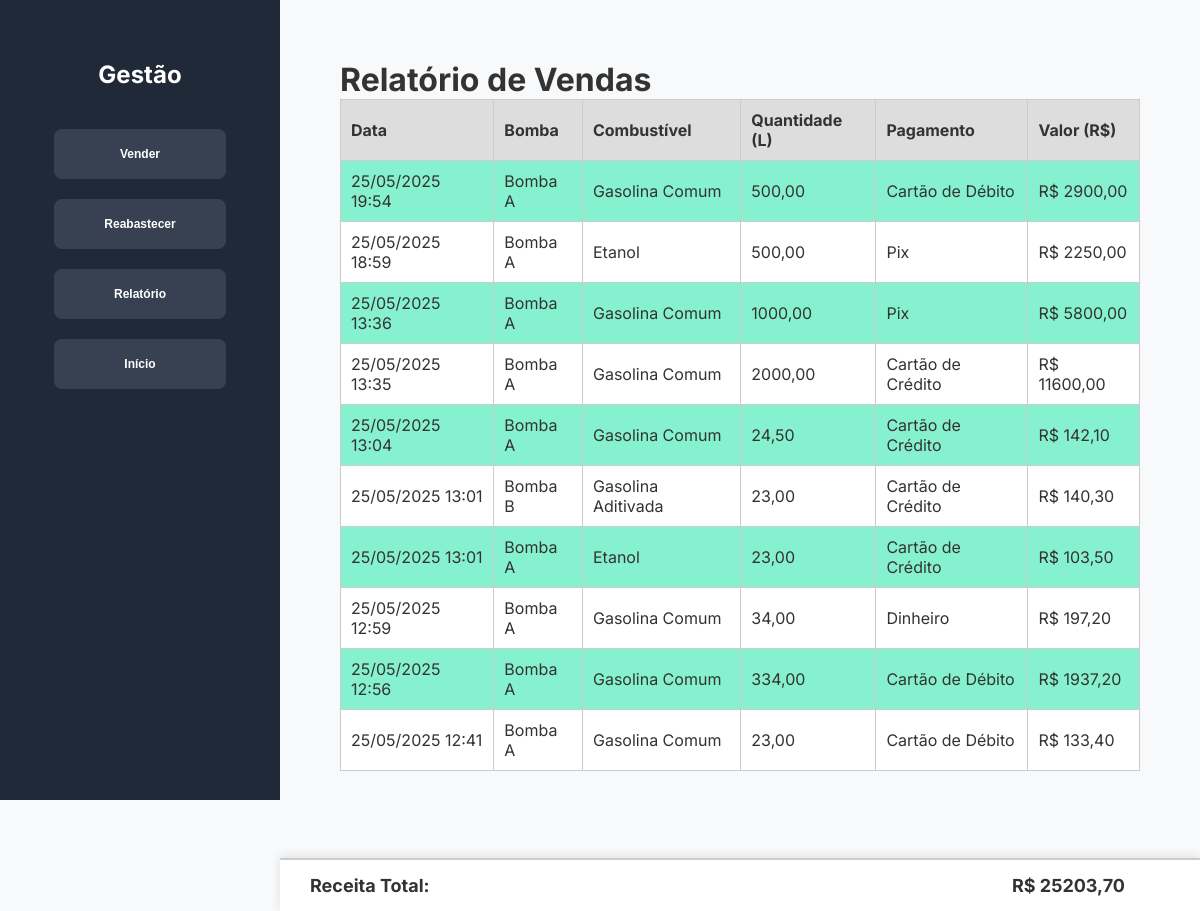
/relatorio, run on an earlier commit of the app's database.
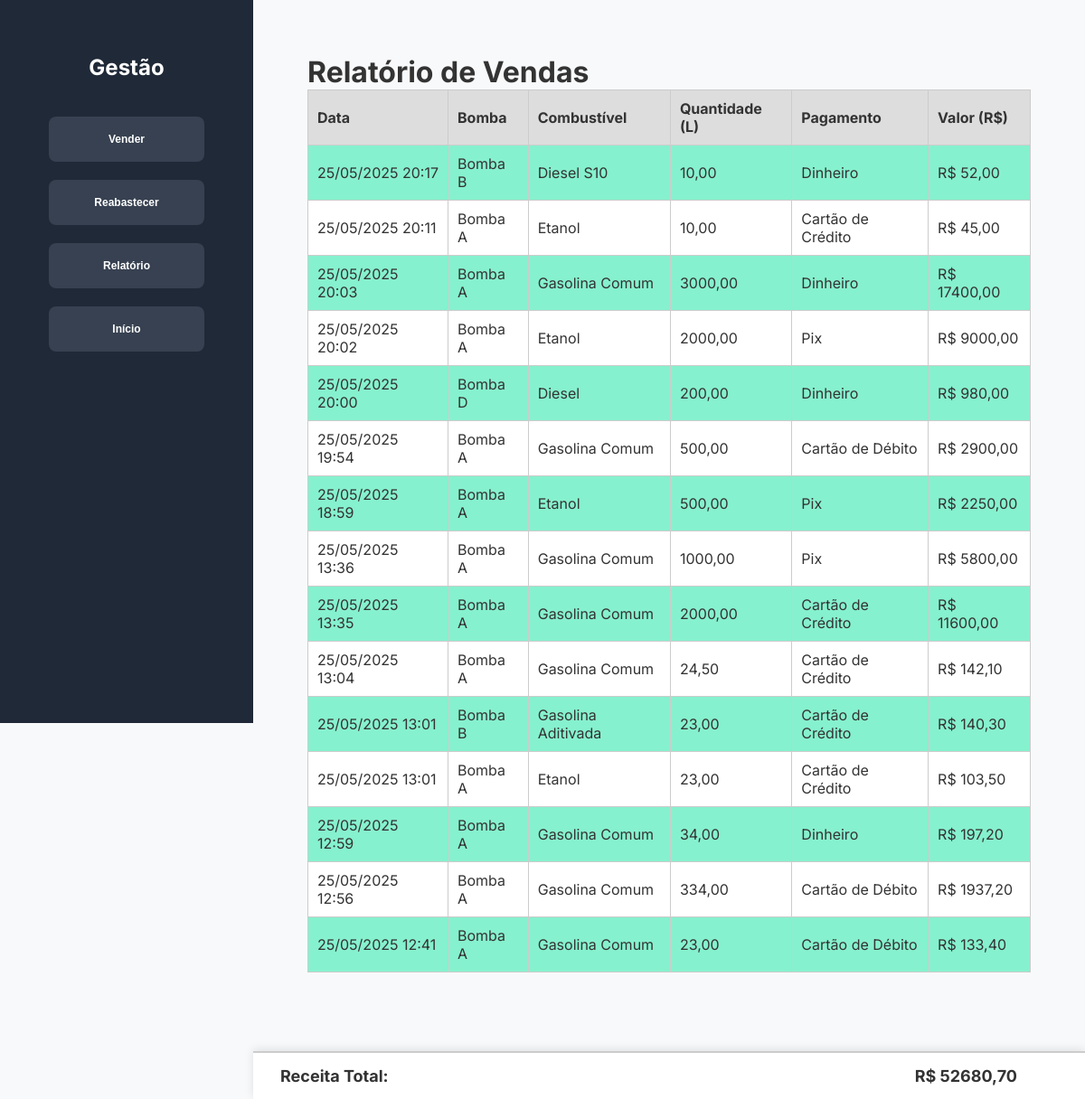
And on a later commit of the database.
### gestaoPostoCombustivel/models.py (models this page shows, shortened)
class Venda(models.Model):
    bomba = models.ForeignKey(Bomba, on_delete=models.PROTECT)
    combustivel = models.ForeignKey(PrecoCombustivel, on_delete=models.PROTECT) # O tipo de combustível vendido
    quantidade = models.DecimalField(max_digits=10, decimal_places=2)
    pagamento = models.CharField(max_length=10, choices=PAGAMENTO_CHOICES)
    valor = models.DecimalField(max_digits=10, decimal_places=2) # Será calculado na view
    data = models.DateTimeField(auto_now_add=True)

class Bomba(models.Model):
    id_bomba = models.CharField(
        max_length=1,
        choices=BOMBA_IDENTIFICADORES,
        unique=True,
        primary_key=True
    )
    combustiveis_disponiveis = models.ManyToManyField(
        PrecoCombustivel,
        related_name='bombas_que_dispensam'
    )
    def __str__(self):
        return self.get_id_bomba_display()

class PrecoCombustivel(models.Model):
    id_combustivel = models.CharField(
        max_length=20,
        choices=TIPO_COMBUSTIVEL_CHOICES,
        unique=True,
        primary_key=True
    )
    preco_por_litro = models.DecimalField(max_digits=6, decimal_places=2)
    data_atualizacao = models.DateTimeField(auto_now=True)
    class Meta:
        verbose_name = "Combustível (Preço)"
        verbose_name_plural = "Combustíveis (Preços)"

### gestaoPostoCombustivel/views.py (the view)
# urls.py: path('relatorio', views.relatorio, name='relatorio'), # rota para a view relatorio
def relatorio(request):
    vendas = Venda.objects.select_related('bomba', 'combustivel').all().order_by('-data')
    receita_total = sum(venda.valor for venda in vendas) # sum() funciona com Decimal
    status_tanques = Tanque.objects.select_related('combustivel').all().order_by('combustivel__id_combustivel')
    context = {
        'vendas': vendas,
        'receita_total': receita_total,
        'status_tanques': status_tanques,
    }
    return render(request, 'relatorio.html', context)

### gestaoPostoCombustivel/templates/relatorio.html (shortened to what this page needs)
{% load static %}
<!DOCTYPE html>
<html lang="pt-br">
<head>
  <link rel="stylesheet" href="{% static 'assets/css/style.css' %}">
  <link rel="stylesheet" href="{% static 'assets/css/relatorio.css' %}">
</head>
<body>
  <div class="container">
    <aside class="sidebar">
      <h2 class="logo">Gestão</h2>
      <nav class="menu">
        <a href="{% url 'venda' %}">
          <button>Vender</button>
        </a>
        <a href="{% url 'reabastecer' %}">
          <button>Reabastecer</button>
        </a>
        <a href="{% url 'relatorio' %}">
          <button>Relatório</button>
        </a>
        <a href="{% url 'index' %}">
          <button>Início</button>
        </a>
      </nav>
    </aside>
    <div class="main-content">
      <h1>Relatório de Vendas</h1>
      {% if vendas %}
        <table class="tabela-vendas">
          <thead>
            <tr>
              <th>Data</th>
              <th>Bomba</th>
              <th>Combustível</th>
              <th>Quantidade (L)</th>
              <th>Pagamento</th>
              <th>Valor (R$)</th>
            </tr>
          </thead>
          <tbody>
            {% for venda in vendas %}
              <tr>
                <td>{{ venda.data|date:"d/m/Y H:i" }}</td>
                <td>{{ venda.bomba }}</td>
                <td>{{ venda.combustivel.get_id_combustivel_display }}</td>
                <td>{{ venda.quantidade }}</td>
                <td>{{ venda.get_pagamento_display }}</td>
                <td>R$ {{ venda.valor }}</td>
              </tr>
            {% endfor %}
          </tbody>
        </table>
        <div class="receita-total">
          <span>Receita Total:</span>
          <strong>R$ {{ receita_total }}</strong>
        </div>
      {% else %}
        <p>Nenhuma venda registrada até o momento.</p>
      {% endif %}
    </div>
  </div>
</body>
</html>

### gestaoPostoCombustivel/static/assets/css/style.css (style rules this page uses)
* { margin: 0; padding: 0; box-sizing: border-box; }
body { font-family: 'Inter', sans-serif; background-color: #f8f9fa; color: #333; display: flex; min-height: 100vh; overflow-x: hidden; }
.container { display: flex; flex: 1; }
.sidebar { width: 280px; background-color: #1f2937; color: #fff; padding: 60px 60px; display: flex; flex-direction: column; align-items: center; position: sticky; top: 0; height: 100vh; }
.logo { font-size: 24px; margin-bottom: 40px; }
.menu button { width: 100%; padding: 18px 50px; margin-bottom: 20px; background-color: #374151; color: #fff; border: none; border-radius: 8px; font-size: 12px; font-weight: 600; cursor: pointer; transition: background-color 0.3s; }
.main-content { flex: 1; padding: 60px; overflow-y: auto; }

### gestaoPostoCombustivel/static/assets/css/relatorio.css (style rules this page uses)
.tabela-vendas tbody tr:nth-child(odd) { background-color: #86f1ce; }
.tabela-vendas tbody tr:nth-child(even) { background-color: #ffffff; }
.tabela-vendas { width: 100%; border-collapse: collapse; margin-bottom: 80px; }
.tabela-vendas th, .tabela-vendas td { border: 1px solid #ccc; padding: 10px; text-align: left; }
.tabela-vendas th { background-color: #ddd; }
.receita-total { position: fixed; bottom: 0; left: 280px; right: 0; width: calc(100% - 280px); background-color: #ffffff; padding: 15px 30px; padding-right: 75px; border-top: 2px solid #ccc; font-size: 18px; font-weight: bold; z-index: 1000; box-shadow: 0 -2px 10px rgba(0, 0, 0, 0.1); display: flex; justify-content: space-between; align-items: center; }

What changed in the data, as far as the page shows it:
added Venda: data "25/05/2025 20:17", bomba "Bomba B", combustivel.id_combustivel "Diesel S10", quantidade "10,00", pagamento "Dinheiro", valor "52,00"
added Venda: data "25/05/2025 20:11", bomba "Bomba A", combustivel.id_combustivel "Etanol", quantidade "10,00", pagamento "Cartão de Crédito", valor "45,00"
added Venda: data "25/05/2025 20:03", bomba "Bomba A", combustivel.id_combustivel "Gasolina Comum", quantidade "3000,00", pagamento "Dinheiro", valor "17400,00"
added Venda: data "25/05/2025 20:02", bomba "Bomba A", combustivel.id_combustivel "Etanol", quantidade "2000,00", pagamento "Pix", valor "9000,00"
added Venda: data "25/05/2025 20:00", bomba "Bomba D", combustivel.id_combustivel "Diesel", quantidade "200,00", pagamento "Dinheiro", valor "980,00"
Also different on the page:
{{ receita_total }}: "25203,70" → "52680,70"
